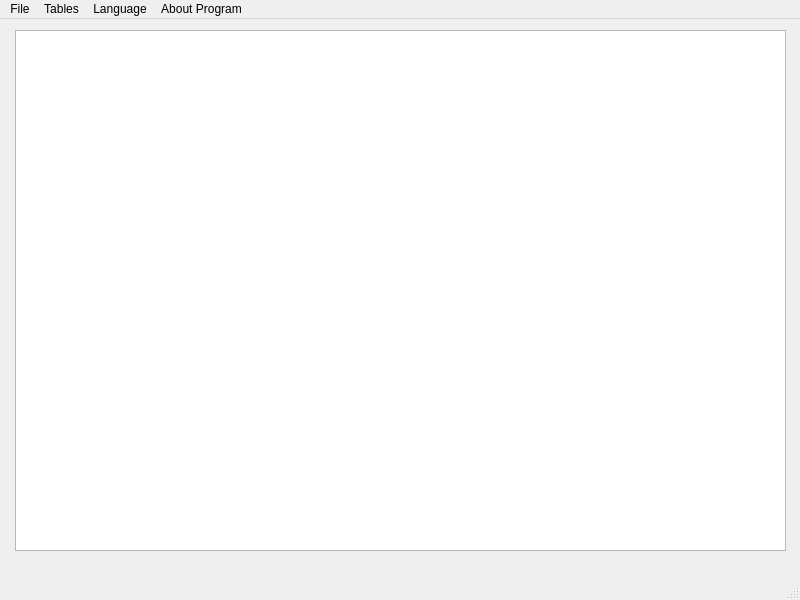
<?xml version="1.0" encoding="UTF-8"?>
<ui version="4.0">
 <class>MainWindow</class>
 <widget class="QMainWindow" name="MainWindow">
  <property name="geometry">
   <rect>
    <x>0</x>
    <y>0</y>
    <width>800</width>
    <height>600</height>
   </rect>
  </property>
  <property name="windowTitle">
   <string>MainWindow</string>
  </property>
  <widget class="QWidget" name="centralwidget">
   <widget class="QTableView" name="tableView">
    <property name="geometry">
     <rect>
      <x>15</x>
      <y>11</y>
      <width>771</width>
      <height>521</height>
     </rect>
    </property>
   </widget>
  </widget>
  <widget class="QMenuBar" name="menubar">
   <property name="geometry">
    <rect>
     <x>0</x>
     <y>0</y>
     <width>800</width>
     <height>25</height>
    </rect>
   </property>
   <widget class="QMenu" name="menuFile">
    <property name="title">
     <string>File</string>
    </property>
    <addaction name="actionConnect"/>
   </widget>
   <widget class="QMenu" name="menuTables">
    <property name="title">
     <string>Tables</string>
    </property>
   </widget>
   <widget class="QMenu" name="menuLanguage">
    <property name="title">
     <string>Language</string>
    </property>
   </widget>
   <widget class="QMenu" name="menuAbout_Program">
    <property name="title">
     <string>About Program</string>
    </property>
   </widget>
   <addaction name="menuFile"/>
   <addaction name="menuTables"/>
   <addaction name="menuLanguage"/>
   <addaction name="menuAbout_Program"/>
  </widget>
  <widget class="QStatusBar" name="statusbar"/>
  <action name="actionConnect">
   <property name="text">
    <string>Connect</string>
   </property>
  </action>
 </widget>
 <resources/>
 <connections/>
</ui>
